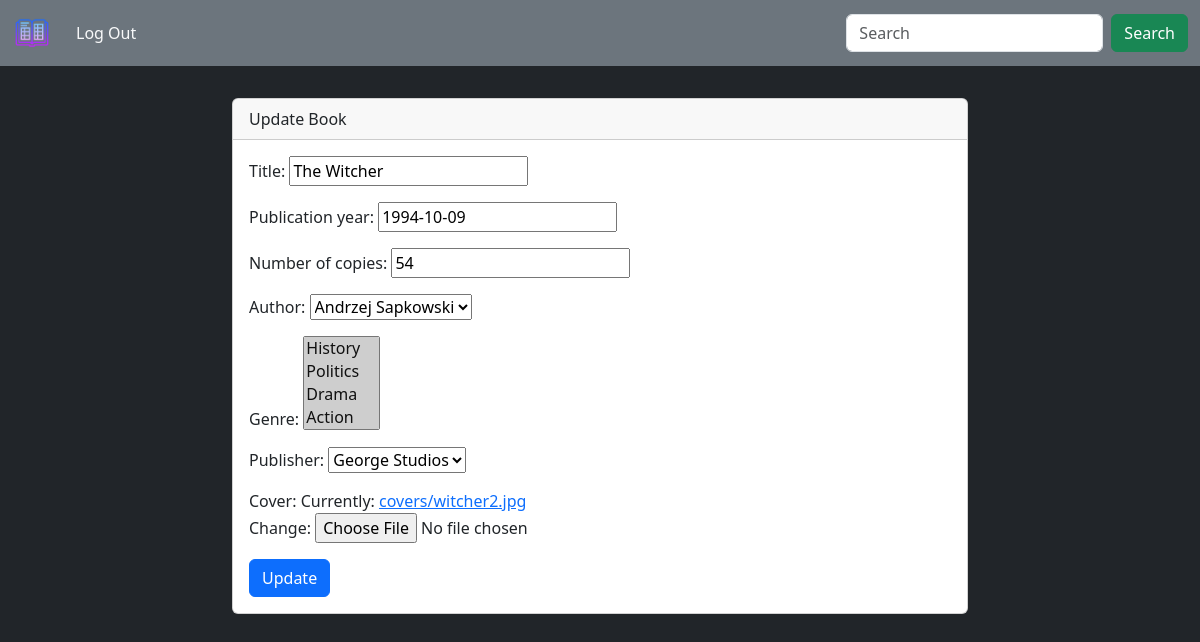
The page /logged/update_book/2/ (signed in) on the database as committed earlier.
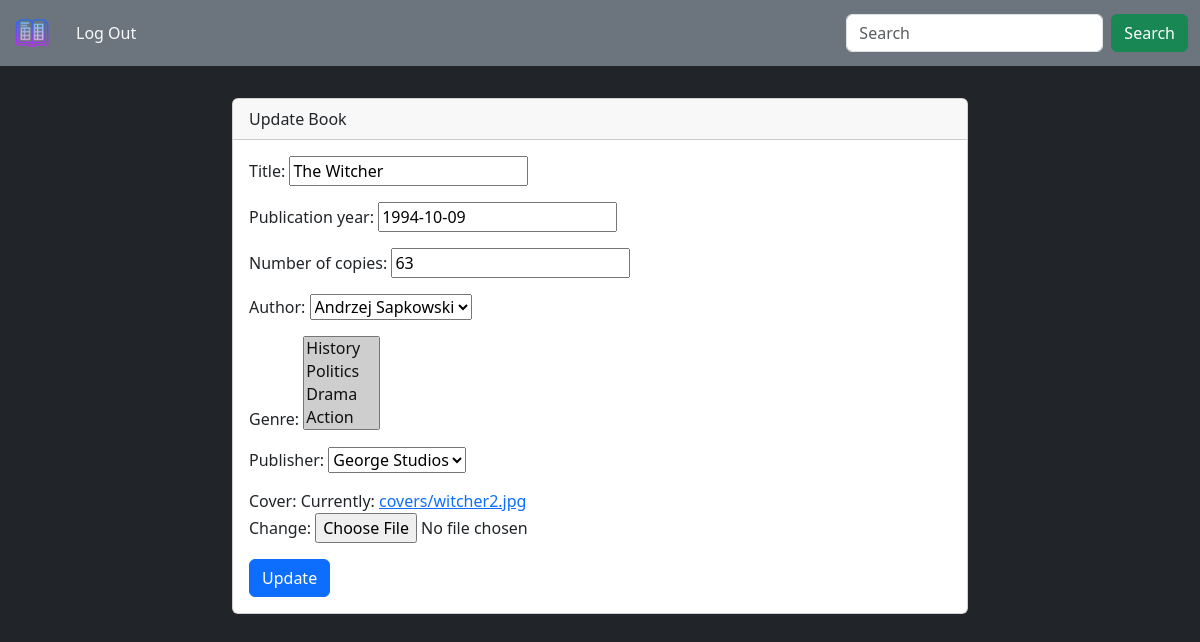
The same page on the database as committed later.
### library/models.py (models this page shows, shortened)
class Book(models.Model):
    Title = models.CharField(max_length = 100)
    Publication_year = models.DateField()
    Number_of_copies = models.PositiveIntegerField()
    author = models.ForeignKey(Author , on_delete = models.SET_NULL , null = True)
    genre = models.ManyToManyField(Genre)
    publisher = models.ForeignKey(Publisher , on_delete = models.SET_NULL , null = True)
    cover = models.ImageField(upload_to='covers/')#add width and height if needed
    @property
    def likes(self):
        return self.likes_set.count()
    class Meta:
        ordering = ['-likes']

### library/views.py (the view)
# urls.py: path('update_book/<int:book_id>/', views.update_book, name='update-link'),
@login_required
def update_book(request, book_id):
    book = get_object_or_404(Book, id=book_id)
    if request.method == 'POST':
        form = BookUpdate(request.POST, instance=book)
        if form.is_valid():
            form.save()
            return redirect('display_staff-link')
    else:
        form = BookUpdate(instance=book)
    return render(request, 'logged/updateBook.html', {'form': form, 'book': book})

### library/forms.py
class BookUpdate(ModelForm):
    class Meta:
        model = Book
        fields = '__all__'

### library/models.py (called while the page is built)
    def __str__(self):
        return self.Author_name

    def __str__(self):
        return self.Publisher_name

    def __str__(self):
        return self.Genre_name

### templates/logged/updateBook.html (shortened to what this page needs)
{% extends "themes/main.html" %}
{% block content %}
<div class="container">
    <div class="row justify-content-center">
        <div class="col-md-8">
            <div class="card">
                <div class="card-header">Update Book</div>
                <div class="card-body">
                    <form method="post">
                        {{ form.as_p }}
                        <button type="submit" class="btn btn-primary">Update</button>
                    </form>
                </div>
            </div>
        </div>
    </div>
</div>
{% endblock content %}

Rows that differ between the two databases and show on the page:
changed Book "The Witcher": Number_of_copies "54" → "63"
